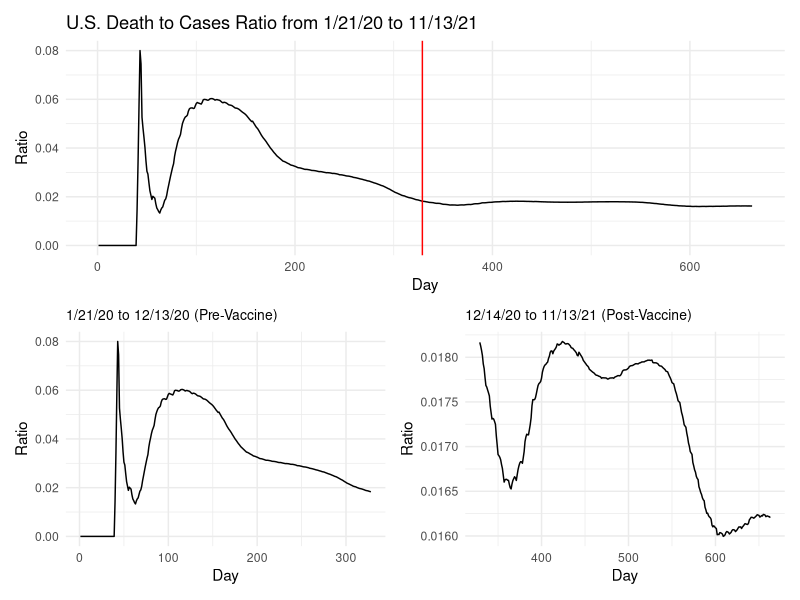
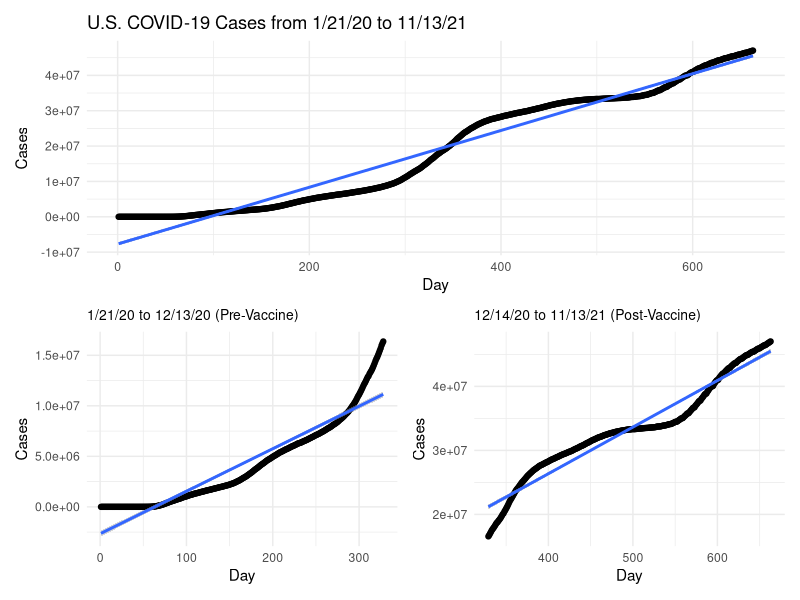
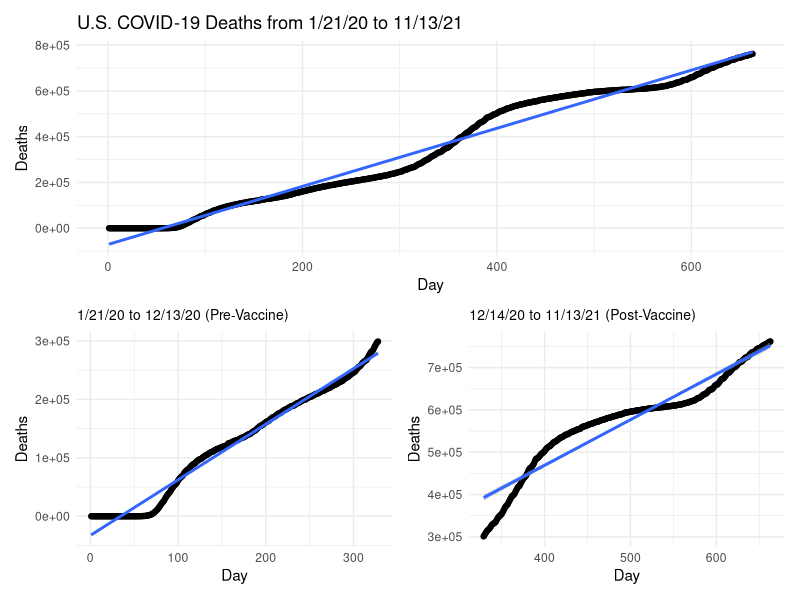

Here is the R script that generated these plots, in order:
## ---- chunk 1
library(tidyverse)
library(patchwork)

knitr::opts_chunk$set(
  fig.width = 6,
  fig.asp = .6,
  out.width = "90%"
)

theme_set(theme_minimal() + theme(legend.position = "bottom"))

options(
  ggplot2.continuous.colour = "viridis",
  ggplot2.continuous.fill = "viridis"
)

scale_colour_discrete = scale_colour_viridis_d
scale_fill_discrete = scale_fill_viridis_d
## ---- chunk 2
us_covid = read_csv("./data/us.csv") %>% 
  mutate(day = 1:663,
         dc_ratio = deaths/cases)
## ---- chunk 3
total_ratio_p = 
  us_covid %>% 
  ggplot(aes(x = day, y = dc_ratio)) +
  geom_line() +
  labs(title = "U.S. Death to Cases Ratio from 1/21/20 to 11/13/21",
       x = "Day", y = "Ratio") +
  geom_vline(xintercept = 329, linetype="solid", 
                color = "red", size=0.5)

pre_vacc_ratio_p = 
us_covid %>% 
  slice(1:328) %>% 
  ggplot(aes(x = day, y = dc_ratio)) +
  geom_line() +
  labs(title = "1/21/20 to 12/13/20 (Pre-Vaccine)",
       x = "Day", y = "Ratio") +
  theme(plot.title = element_text(size=10))

post_vacc_ratio_p = 
us_covid %>% 
  slice(329:663) %>% 
  ggplot(aes(x = day, y = dc_ratio)) +
  geom_line() +
  labs(title = "12/14/20 to 11/13/21 (Post-Vaccine)",
       x = "Day", y = "Ratio") +
  theme(plot.title = element_text(size=10))

total_ratio_p / (pre_vacc_ratio_p + post_vacc_ratio_p)
## ---- chunk 4
total_us_case_lm = 
  lm(cases ~ day, data = us_covid) %>% 
  broom::tidy()
total_us_case_p = 
  us_covid %>% 
  ggplot(aes(x = day, y = cases)) +
  geom_point() +
  geom_smooth(method = "lm", formula = y ~ x) +
  labs(title = "U.S. COVID-19 Cases from 1/21/20 to 11/13/21",
       x = "Day", y = "Cases")

pre_vacc_case_lm = 
  us_covid %>% 
  slice(1:328) %>% 
  lm(cases ~ day, data = .) %>% 
  broom::tidy()
pre_vacc_case_p = 
  us_covid %>% 
  slice(1:328) %>% 
  ggplot(aes(x = day, y = cases)) +
  geom_point() +
  geom_smooth(method = "lm", formula = y ~ x) +
  labs(title = "1/21/20 to 12/13/20 (Pre-Vaccine)",
       x = "Day", y = "Cases") +
  theme(plot.title = element_text(size=10))

post_vacc_case_lm = 
  us_covid %>% 
  slice(329:663) %>% 
  lm(cases ~ day, data = .) %>% 
  broom::tidy()
post_vacc_case_p = 
  us_covid %>% 
  slice(329:663) %>%
  ggplot(aes(x = day, y = cases)) +
  geom_point() +
  geom_smooth(method = "lm", formula = y ~ x) +
  labs(title = "12/14/20 to 11/13/21 (Post-Vaccine)",
       x = "Day", y = "Cases") +
  theme(plot.title = element_text(size=10))

total_us_case_p / (pre_vacc_case_p + post_vacc_case_p)
## ---- chunk 5
total_us_death_lm = 
  lm(deaths ~ day, data = us_covid) %>% 
  broom::tidy()
total_us_death_p = 
  us_covid %>% 
  ggplot(aes(x = day, y = deaths)) +
  geom_point() +
  geom_smooth(method = "lm", formula = y ~ x) +
  labs(title = "U.S. COVID-19 Deaths from 1/21/20 to 11/13/21",
       x = "Day", y = "Deaths")

pre_vacc_death_lm = 
  us_covid %>% 
  slice(1:328) %>% 
  lm(deaths ~ day, data = .) %>% 
  broom::tidy()
pre_vacc_death_p = 
  us_covid %>% 
  slice(1:328) %>% 
  ggplot(aes(x = day, y = deaths)) +
  geom_point() +
  geom_smooth(method = "lm", formula = y ~ x) +
  labs(title = "1/21/20 to 12/13/20 (Pre-Vaccine)",
       x = "Day", y = "Deaths") +
  theme(plot.title = element_text(size=10))

post_vacc_death_lm = 
  us_covid %>% 
  slice(329:663) %>% 
  lm(deaths ~ day, data = .) %>% 
  broom::tidy()
post_vacc_death_p = 
  us_covid %>% 
  slice(329:663) %>% 
  ggplot(aes(x = day, y = deaths)) +
  geom_point() +
  geom_smooth(method = "lm", formula = y ~ x) +
  labs(title = "12/14/20 to 11/13/21 (Post-Vaccine)",
       x = "Day", y = "Deaths") +
  theme(plot.title = element_text(size=10))

total_us_death_p / (pre_vacc_death_p + post_vacc_death_p)
## ---- chunk 6
tibble(
  metric = c("intercept", "slope"),
  total_case = pull(total_us_case_lm, estimate),
  pre_vacc_case = pull(pre_vacc_case_lm, estimate),
  post_vacc_case = pull(post_vacc_case_lm, estimate),
  total_death = pull(total_us_death_lm, estimate),
  pre_vacc_death = pull(pre_vacc_death_lm, estimate),
  post_vacc_death = pull(post_vacc_death_lm, estimate)) %>% 
  knitr::kable()

